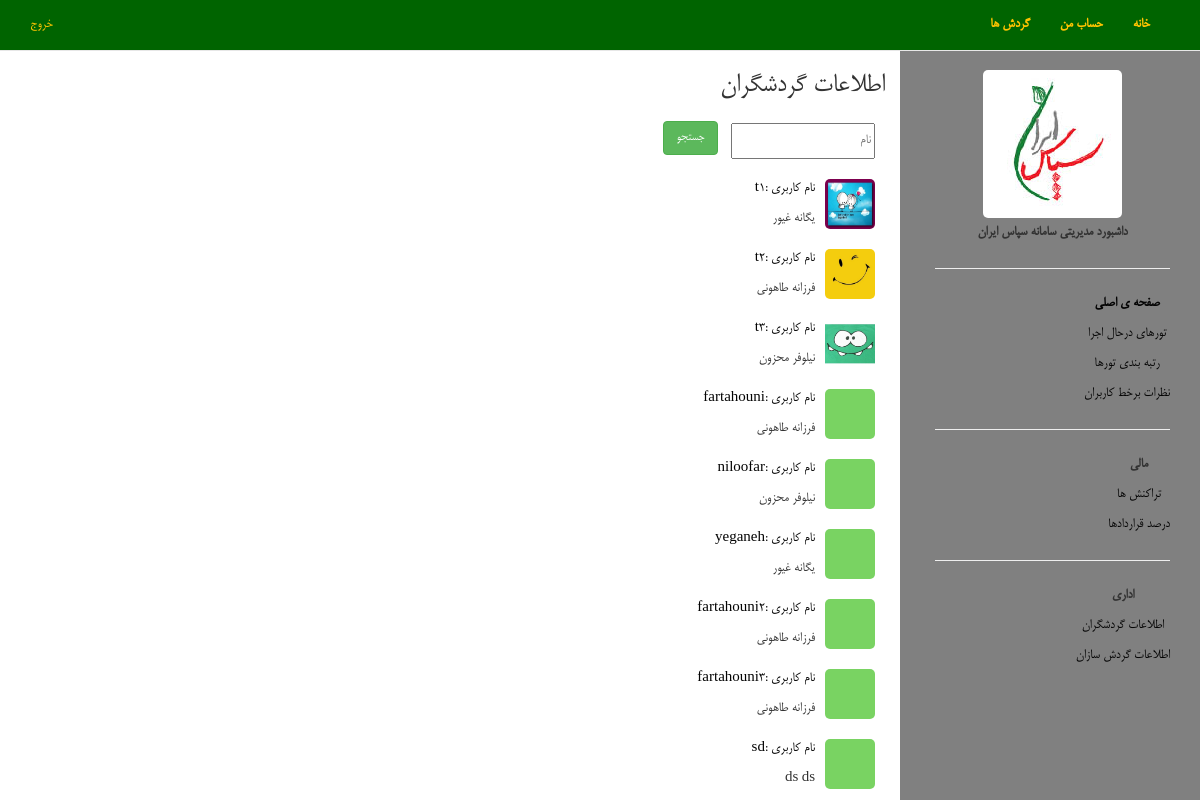
Page /manager/touristList/ on the earlier database version.
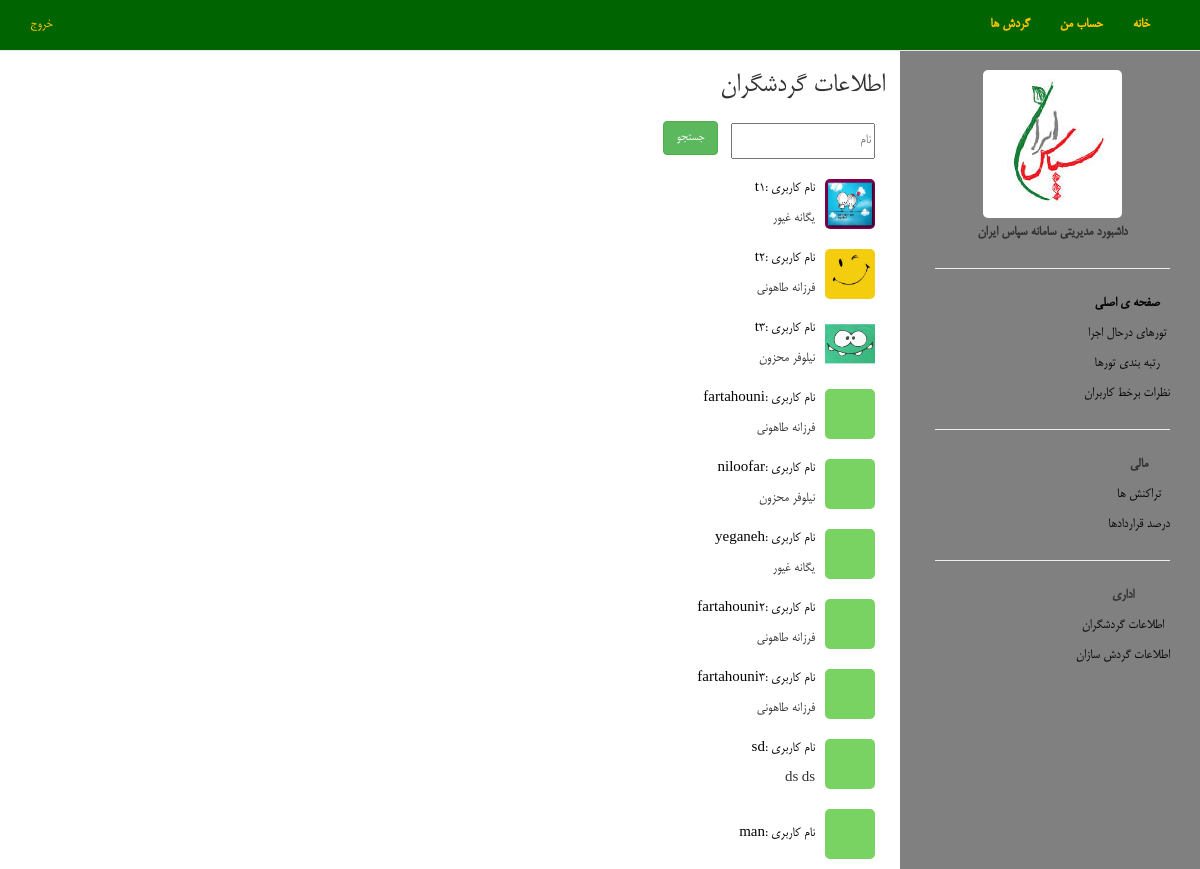
Same page on the later database version.
### user/models.py (models this page shows, shortened)
class TouristProfile(models.Model):
    user = models.OneToOneField(UserM,related_name='tprofile')
    location = models.CharField(max_length=250, null=True,blank=True)
    birthday = models.DateField(null=True,blank=True)
    gender = models.CharField(max_length=10, choices=GENDER)
    account = models.IntegerField(default=0)
    has_payed = models.BooleanField(default=True)

class UserM(models.Model):
    user = models.OneToOneField(User, related_name='userm')
    register_time = models.DateTimeField(default=datetime.now)
    picture = models.FileField(upload_to="static/user/img/", default="static/user/img/default.jpg" , null=True, blank=True)
    kind = models.CharField(max_length=10, choices=USER_KIND) #? what is this? redundant

### manager_dashboard/views.py (the view)
# urls.py: url(r'touristList/$', 'manager_dashboard.views.showTouristList'),
def showTouristList(request):
    List = TouristProfile.objects.all()
    return render(request, "manager_gardeshgar_info.html", {"header":"گردشگران" ,"list": List})

### manager_dashboard/templates/manager_gardeshgar_info.html (shortened to what this page needs)
{% extends "manager_dashboard.html" %}
{% load staticfiles %}
{% block content_dashboard %}
    <div class="col-md-9">
        <h2>اطلاعات
            {{ header }}</h2>
        {% ifequal header "گردشگران" %}
            <form method="get" action="/manager/tourist/search/">
        {% endifequal %}
        <input type="text" style="margin: 10px" name="username" placeholder="نام">
        <input type="submit" value="جستجو" class="btn btn-success">
        </form>
        <table>
            {% for tourist in list %}
                <tr>
                    <td>
                <span>
                    <img class="tour_image_med" src="/{{ tourist.user.picture }}">
                </span>
                    </td>
                    <td>
                        {% ifequal header "گردشگران" %}
                            <a href="profile/tourist/{{ tourist.user.user.username }}">نام کاربری
                            :{{ tourist.user.user.username }} </a>
                        {% endifequal %}
                        <br>
                        {{ tourist.user.user.first_name }} {{ tourist.user.user.last_name }}
                    </td>
                </tr>
            {% endfor %}
        </table>
    </div>
{% endblock content_dashboard %}

Differences in the rows shown:
added TouristProfile: user.picture (placeholder picture), user.user.username "man"
